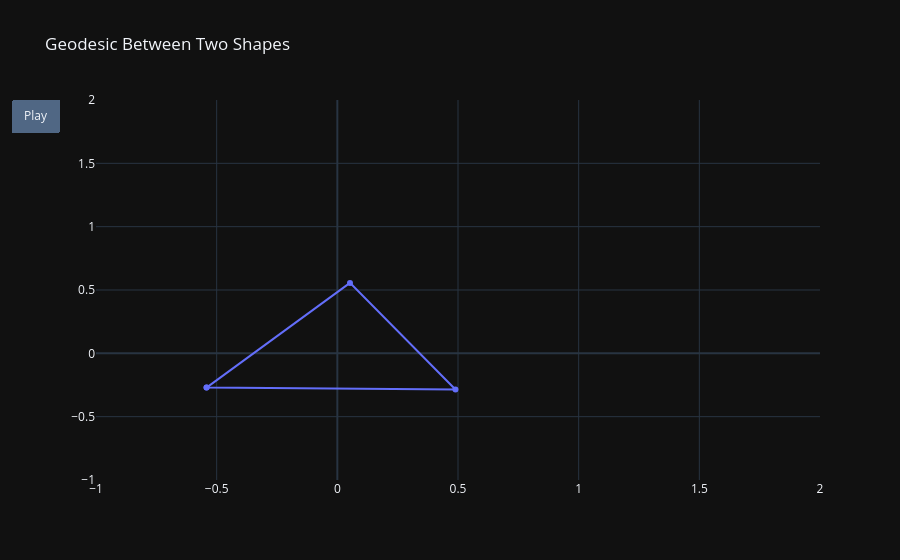

Here is the notebook cell this chart was saved with:
### Markdown cell above
#### Animation of the geodesic

### Code cell
import numpy as np
import plotly.graph_objs as go

num_steps = 100
t_vals = np.linspace(0, 1, num_steps)
geodesic_shapes = [exp_map(shape1, t * log_map(shape1, shape2)) for t in t_vals]

# Function to ensure the shape is closed by adding the first point to the end
def close_shape(shape):
    return np.hstack([shape, shape[:, [0]]])

# Create frames for each step in the geodesic
frames = []
for i, shape in enumerate(geodesic_shapes):
    closed_shape = close_shape(shape)  # Close the shape by connecting the last point to the first
    frames.append(go.Frame(data=[go.Scatter(x=closed_shape[0], y=closed_shape[1], mode='lines+markers')],
                           layout=go.Layout(title_text=f't={t_vals[i]:.2f}')))

# Create the initial plot
closed_shape_initial = close_shape(geodesic_shapes[0])
fig = go.Figure(
    data=[go.Scatter(x=closed_shape_initial[0], y=closed_shape_initial[1], mode='lines+markers')],
    layout=go.Layout(
        xaxis=dict(range=[-1, 2], autorange=False),
        yaxis=dict(range=[-1, 2], autorange=False),
        title="Geodesic Between Two Shapes",
        updatemenus=[dict(type="buttons", showactive=False,
                          buttons=[dict(label="Play",
                                        method="animate",
                                        args=[None, {"frame": {"duration": 50, "redraw": True},
                                                     "fromcurrent": True, "mode": "immediate"}])])],
    ),
    frames=frames
)

# Show the plot
fig.show()

### Figure 1 — Plotly figure (JSON) as saved in the notebook; plotly's stock layout.template omitted (floating-point values rounded to 4 significant figures)
{"data": [{"mode": "lines+markers", "x": [-0.5419, 0.4895, 0.0524, -0.5419], "y": [-0.2705, -0.2855, 0.5561, -0.2705], "type": "scatter"}], "layout": {"title": {"text": "Geodesic Between Two Shapes"}, "updatemenus": [{"buttons": [{"args": [null, {"frame": {"duration": 50, "redraw": true}, "fromcurrent": true, "mode": "immediate"}], "label": "Play", "method": "animate"}], "showactive": false, "type": "buttons"}], "xaxis": {"autorange": false, "range": [-1, 2]}, "yaxis": {"autorange": false, "range": [-1, 2]}}}
